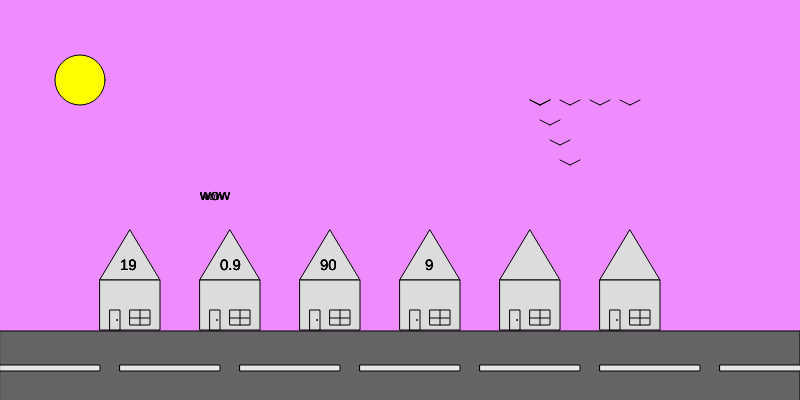
Frame 1 (no input)
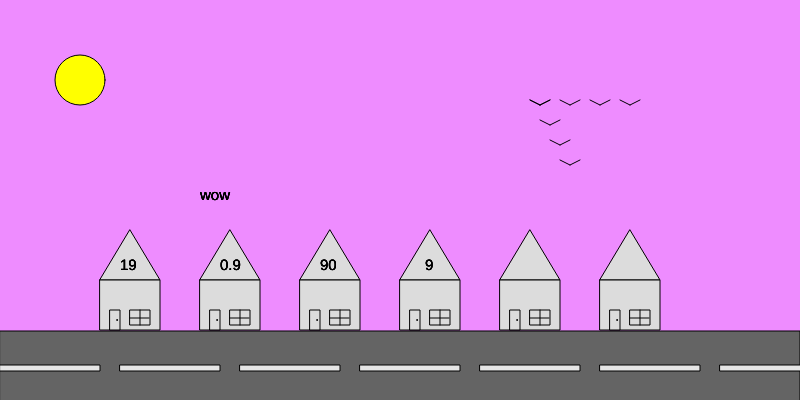
Frame 60 (no input)
Frame 120 (the mouse pressed at the canvas centre since frame 60): identical to frame 60, image omitted

The p5.js sketch that drew these frames (run headless with seeded random() and noise() and a simulated clock; from frame 60 on, the mouse is pressed at the canvas centre):

// p5.js sketch
// ── sketch.js
function setup() {
  createCanvas(800, 400);
}

function draw() {
  background(238, 140, 255);

  for (let i = 0; i < 6; i++) {
    tekenHuis(100 + i * 100, 300);
  }

  tekenCirkel(80, 80, 50);
  tekenStraat(100, 100);

  for (let i = 0; i < 4; i++) {
    tekenVogel(450 + i * 30, 100);
    tekenVogel(450 + i * 10, 100 + i * 20);

    tekenText(200, 200);

    // getallen
    text(optel(9, 10), 120, 270);
    text(delen(9, 10), 220, 270);
    text(keer(9, 10), 320, 270);
    text(min(9, 10), 425, 270);
  }

}

// huis met rect, driehoek, cirkel en lijn
function tekenHuis(xPos, yPos) {
  fill(220, 220, 220);
  triangle(xPos, yPos - 20, xPos + 60, yPos - 20, xPos + 30, yPos - 70);
  rect(xPos, yPos - 20, 60, 50);
  rect(xPos + 10, yPos + 10, 10, 20);
  rect(xPos + 30, yPos + 10, 20, 15);
  circle(xPos + 17, yPos + 20, 1);
  line(xPos + 40, yPos + 10, xPos + 40, yPos + 25);
  line(xPos + 30, yPos + 18, xPos + 49, yPos + 18);
  // xPos = 100 yPos = 300

}

// zon met cirkel
function tekenCirkel(xPos, Ypos, d) {
  fill("yellow");
  circle(xPos, Ypos, d);
  // xPos = 80 yPos = 80 d = 50
}

// straat met rect
function tekenStraat(xPos, yPos) {
  fill(100, 100, 100);
  rect(xPos - 100, yPos + 231, 800, 100);

  for (let i = 0; i < 7; i++) {
    fill(230, 230, 230);
    rect(xPos - 100 + i * 120, yPos + 265, 100, 6);
  }
  // xPos = 100, yPos = 100
}

// vogel met lijntjes
function tekenVogel(xPos, yPos) {
  line(xPos + 80, yPos, xPos + 90, yPos + 5);
  line(xPos + 90, yPos + 5, xPos + 100, yPos);
  // xPos = 400 yPos = 80
}

// text
function tekenText(xPos, yPos) {
  fill("black");
  text("wow", xPos, yPos);
  // xPos = 200 yPos = 200
}

// optellen
function optel(a, b) {
  textSize(15);
  return a + b;
}

// gedeeld door
function delen(a, b) {
  return a / b;
}

// vermedigvuldigen
function keer(a, b) {
  return a * b;
}

// aftrekken
function min(a, b) {
  return a - b;
}
